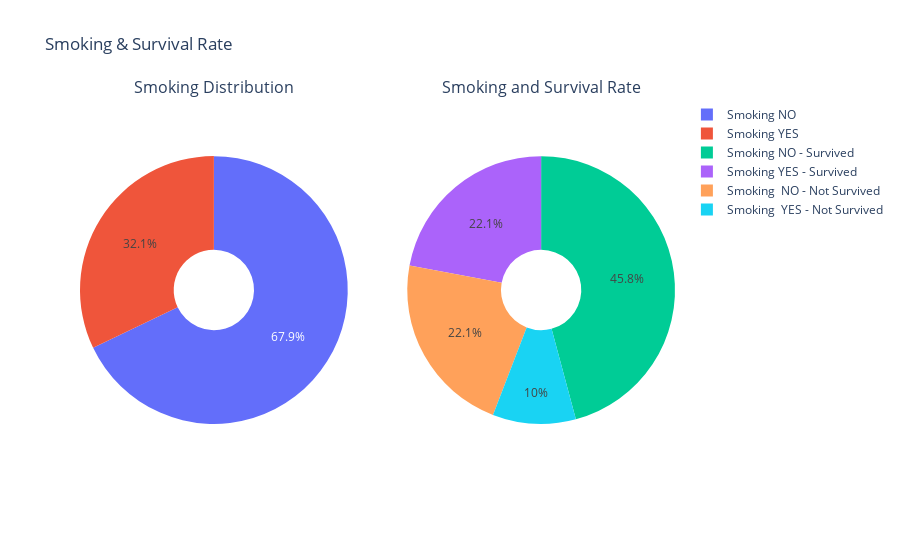

Source (notebook cell):
### Code cell
labels = [["Smoking YES", "Smoking NO"],
          ['Smoking YES - Survived','Smoking  YES - Not Survived', 'Smoking NO - Survived',
           'Smoking  NO - Not Survived']]

values = [[len(smoking_yes), len(smoking_no)],
         [len(smoking_yes_survived), len(smoking_yes_not_survived),
          len(smoking_no_survived), len(smoking_no_not_survived)]]

subplot_titles = ['Smoking Distribution', 'Smoking and Survival Rate']
sub_plot_names = ["Distribution of Smoking", 'Smoking & Survival']

utils.ConstructGoPieChart(build_sub_plots = True,
                          rows = 1,
                          cols = 2,
                          subplot_titles = subplot_titles,
                          labels = labels,
                          values = values,
                          sub_plot_names = sub_plot_names,
                          title_text = "Smoking & Survival Rate",
                          export_to_png = True)

### Figure 1 — Plotly figure (JSON) as saved in the notebook; plotly's stock layout.template omitted (floating-point values rounded to 4 significant figures)
{"data": [{"labels": ["Smoking YES", "Smoking NO"], "name": "Distribution of Smoking", "values": [96, 203], "type": "pie", "domain": {"x": [0, 0.45], "y": [0, 1]}, "hole": 0.3, "hoverinfo": "label+percent+name"}, {"labels": ["Smoking YES - Survived", "Smoking  YES - Not Survived", "Smoking NO - Survived", "Smoking  NO - Not Survived"], "name": "Smoking & Survival", "values": [66, 30, 137, 66], "type": "pie", "domain": {"x": [0.55, 1], "y": [0, 1]}, "hole": 0.3, "hoverinfo": "label+percent+name"}], "layout": {"annotations": [{"font": {"size": 16}, "showarrow": false, "text": "Smoking Distribution", "x": 0.225, "xanchor": "center", "xref": "paper", "y": 1, "yanchor": "bottom", "yref": "paper"}, {"font": {"size": 16}, "showarrow": false, "text": "Smoking and Survival Rate", "x": 0.775, "xanchor": "center", "xref": "paper", "y": 1, "yanchor": "bottom", "yref": "paper"}], "title": {"text": "Smoking & Survival Rate"}}}
